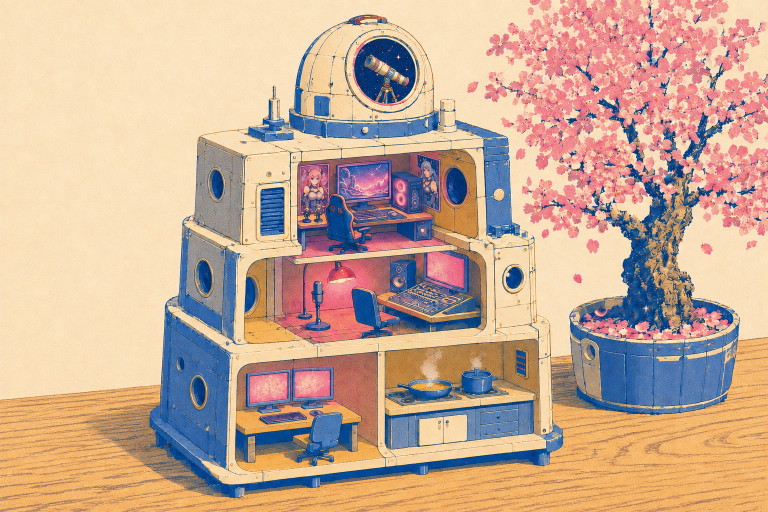
#> input picture landing page.png, 1536 x 1024 px (shown at 1/2 size)
$ python prepare.py
#> lines starting #> are read from the running program, lines starting #| are printed output that depends on the picture; after the words box and inside, x2 and y2 are one past the last pixel; in counts of white or black regions, pixels touching at a corner belong together
"""Extract unchanged artwork pixels and clean material samples from the reference."""

import json
import shutil
from pathlib import Path

import numpy as np
from PIL import Image, ImageDraw, ImageFilter

ROOT = Path(__file__).resolve().parents[2]
OUT = ROOT / "public/scene"
TEXTURES = ROOT / "assets/studio/textures"


def prepare():
    TEXTURES.mkdir(parents=True, exist_ok=True)
    source = Image.open(ROOT / "landing page.png").convert("RGB")
#> source is the input picture: PIL image 1536x1024 RGB; mean R, G, B 199.7, 170.6, 150.1
    if source.size != (1536, 1024):
        raise ValueError("The scene is calibrated to the original 1536 × 1024 image.")
    shutil.copyfile(ROOT / "landing page.png", OUT / "reference.png")
    samples = {
        "paper": (34, 65, 290, 321),
        "blue": (341, 685, 366, 714),
        "cream": (499, 322, 526, 344),
        "gold": (1000, 708, 1024, 744),
        "pink": (581, 539, 611, 575),
        "wood": (60, 865, 285, 1000),
        "bark": (1288, 521, 1320, 559),
        "ink": (712, 142, 723, 159),
    }
    for name, box in samples.items():
        crop = source.crop(box)
        # Mirrored tiles preserve the sampled paint texture without hard seams.
        tile = Image.new("RGB", (crop.width * 2, crop.height * 2))
        tile.paste(crop, (0, 0))
        tile.paste(crop.transpose(Image.Transpose.FLIP_LEFT_RIGHT), (crop.width, 0))
        tile.paste(tile.crop((0, 0, tile.width, crop.height)).transpose(Image.Transpose.FLIP_TOP_BOTTOM), (0, crop.height))
        tile.save(TEXTURES / f"{name}.png")
#> this loop made 8 passes
#> pass 1, in prepare, `crop = source.crop(box)`:
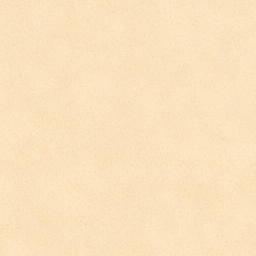
#> crop: PIL image 256x256 RGB; mean R, G, B 250.1, 226.2, 189.5
#> after the loop:
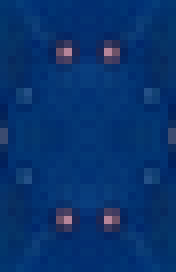
#> tile: PIL image 22x34 RGB (shown 8 times larger); mean R, G, B 7.7, 50.9, 109.9

    background = source.copy()
    remove = Image.new("L", source.size)
#> remove: PIL image 1536x1024 L; every value is 0
    draw = ImageDraw.Draw(remove)
    draw.polygon([(300,839),(309,826),(320,816),(325,600),(355,581),(356,430),(386,413),(389,265),(495,247),(532,221),(532,165),(563,163),(568,220),(582,230),(581,140),(615,75),(678,36),(717,24),(779,25),(830,55),(862,100),(875,191),(913,192),(921,242),(1026,266),(1031,445),(1080,461),(1085,632),(1110,639),(1107,850),(1125,861),(1128,884),(1123,895),(1100,903),(1098,926),(1089,931),(1064,929),(1063,923),(859,942),(856,948),(834,950),(830,948),(638,975),(616,976),(590,972),(489,982),(478,980),(473,992),(463,996),(445,993),(437,988),(424,988),(418,975),(407,971),(368,937),(324,895),(321,879),(300,853)], fill=255)
    draw.polygon([(928,0),(1536,0),(1536,590),(1450,595),(1481,627),(1481,668),(1467,770),(1447,802),(1390,825),(1304,830),(1200,815),(1160,803),(1140,765),(1137,672),(1145,622),(1180,603),(1256,590),(1215,510),(1120,508),(993,476),(974,361),(941,218)], fill=255)
    # The hidden background contains paper and table, never another copy of the objects.
    paper = np.asarray(Image.open(TEXTURES / "paper.png"))
    wood = np.asarray(Image.open(TEXTURES / "wood.png"))
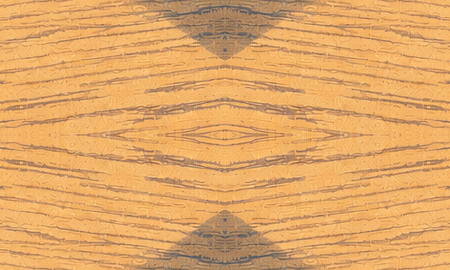
#> wood: shape (270, 450, 3); mean R, G, B 225.2, 167.9, 104
    clean = np.asarray(background).copy()
    mask = np.asarray(remove) > 0
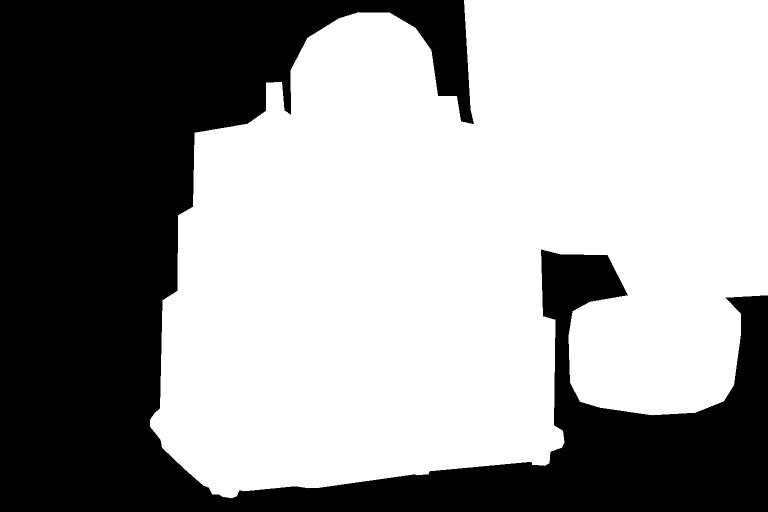
#> mask: shape (1024, 1536) bool (shown at 1/2 size); 60.9% white; 1 black region, box (x1, y1, x2, y2) and area: (0, 0, 1536, 1024) 614808
    yy, xx = np.indices(mask.shape)
    tabletop = yy > 801 - .0807 * xx
    clean[mask & ~tabletop] = paper[yy[mask & ~tabletop] % paper.shape[0], xx[mask & ~tabletop] % paper.shape[1]]
    clean[mask & tabletop] = wood[yy[mask & tabletop] % wood.shape[0], xx[mask & tabletop] % wood.shape[1]]
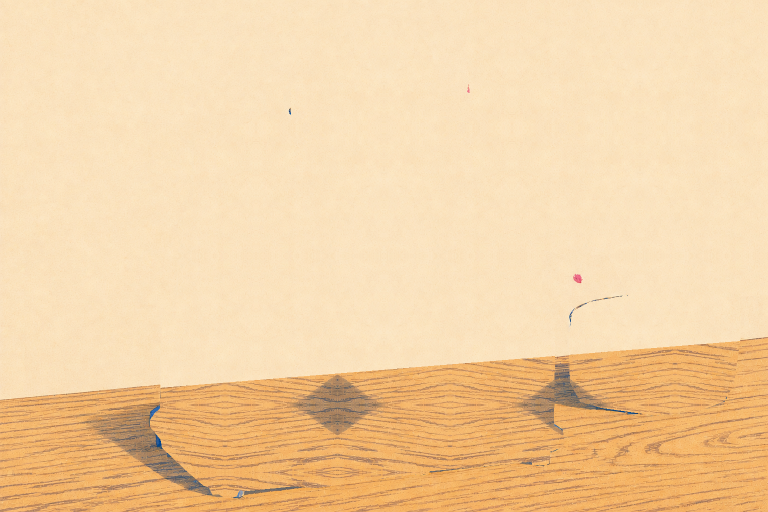
#> clean: shape (1024, 1536, 3) (shown at 1/2 size); mean R, G, B 243.4, 210, 165.3
    Image.fromarray(clean).save(TEXTURES / "background.png")
    paper_background=clean.copy()
    remove_table_edge=yy>794-.0807*xx
    paper_background[remove_table_edge]=paper[yy[remove_table_edge]%paper.shape[0],xx[remove_table_edge]%paper.shape[1]]
    Image.fromarray(paper_background).save(TEXTURES / "paper-background.png")
    artwork = np.asarray(source).copy()
    steam_regions = [(839,688,884,772),(934,694,971,741)]
    motion = []
    for index,(x0,y0,x1,y1) in enumerate(steam_regions):
        patch=np.asarray(source,dtype=float)[y0:y1,x0:x1]
        # Interpolate the surrounding wall across the occluded plume. Preserve
        # the source plume itself as a separate straight-alpha paint layer.
        left=np.asarray(source,dtype=float)[y0:y1,x0-3:x0].mean(1)
        right=np.asarray(source,dtype=float)[y0:y1,x1:x1+3].mean(1)
        weight=np.linspace(0,1,x1-x0)[None,:,None]
        wall=left[:,None,:]*(1-weight)+right[:,None,:]*weight
        alpha=np.clip((patch[...,2]-wall[...,2])/(235-wall[...,2]),0,1)
        alpha *= ((patch[...,0]>216)&(patch[...,1]>177)&(patch[...,2]>127))
        active=alpha>.025
        foreground=np.clip((patch-wall*(1-alpha[...,None]))/np.maximum(alpha[...,None],.001),0,255)
        rgba=np.zeros((*alpha.shape,4),dtype=np.uint8)
        rgba[...,:3]=foreground.astype(np.uint8)
        rgba[...,3]=(alpha*255).astype(np.uint8)
        Image.fromarray(rgba).save(TEXTURES/f"steam-{index}.png")
        artwork[y0:y1,x0:x1][active]=wall[active].astype(np.uint8)
        motion.append({"name":f"Steam{index+1:02}","bounds":[x0,y0,x1,y1],"texture":f"steam-{index}"})
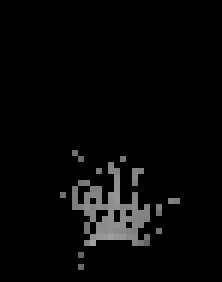
#> alpha: shape (47, 37) float64 (shown 6 times larger); min 0, max 0.634, mean 0.029
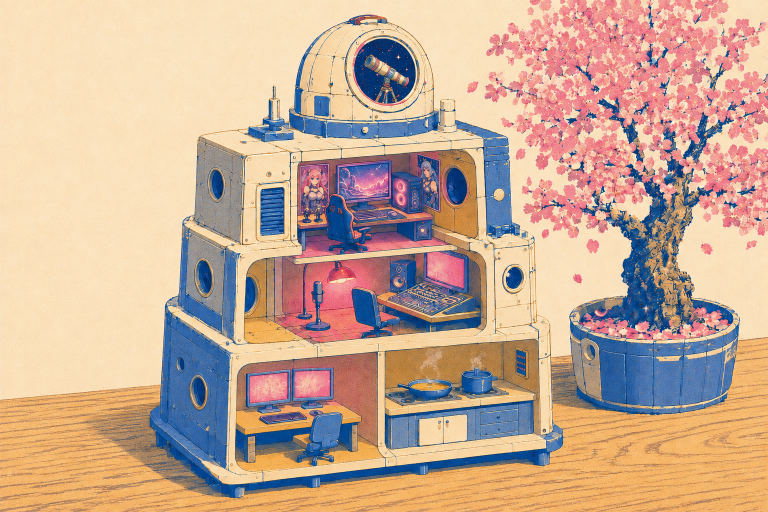
#> artwork: shape (1024, 1536, 3) (shown at 1/2 size); 0.06% of pixels changed, all inside (x1, y1, x2, y2) = (839, 688, 964, 772)
#> after the loop, motion = 2 items
    Image.fromarray(artwork).save(TEXTURES/"artwork.png")
    (ROOT / "assets/studio").mkdir(parents=True, exist_ok=True)
    (ROOT / "assets/studio/material-samples.json").write_text(json.dumps(samples, indent=2) + "\n")
    (ROOT / "assets/studio/motion.json").write_text(json.dumps(motion,indent=2)+"\n")
    print("Prepared source artwork and eight material swatches.")


if __name__ == "__main__":
    prepare()

$ run again, with Codex Image Sep 7, 2026, 12_09_26 AM.png copied over landing page.png
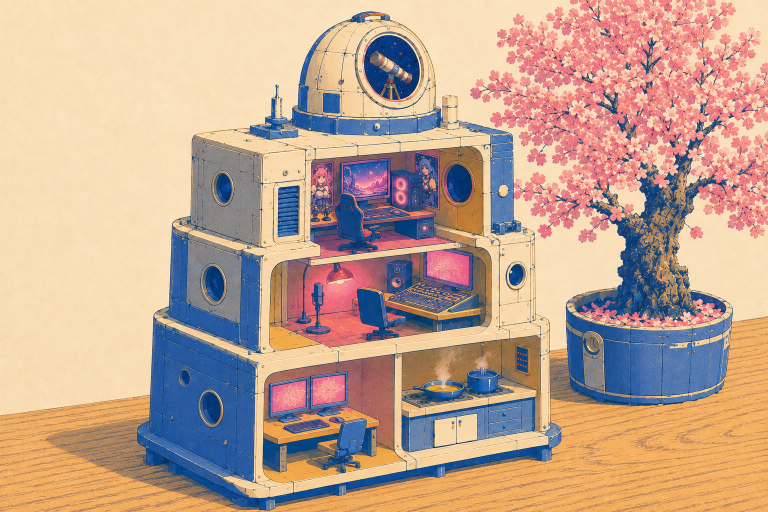
#> input picture Codex Image Sep 7, 2026, 12_09_26 AM.png, 1536 x 1024 px (shown at 1/2 size)
#> in prepare, source is the input picture: PIL image 1536x1024 RGB; mean R, G, B 193, 164.2, 145.7
#> remove: PIL image 1536x1024 L; every value is 0
#> mask: shape (1024, 1536) bool; 60.9% white; 1 black region, box (x1, y1, x2, y2) and area: (0, 0, 1536, 1024) 614808
#> in prepare, `clean[mask & tabletop] = wood[yy[mask & tabletop] % wood.shape[0], xx[..`:
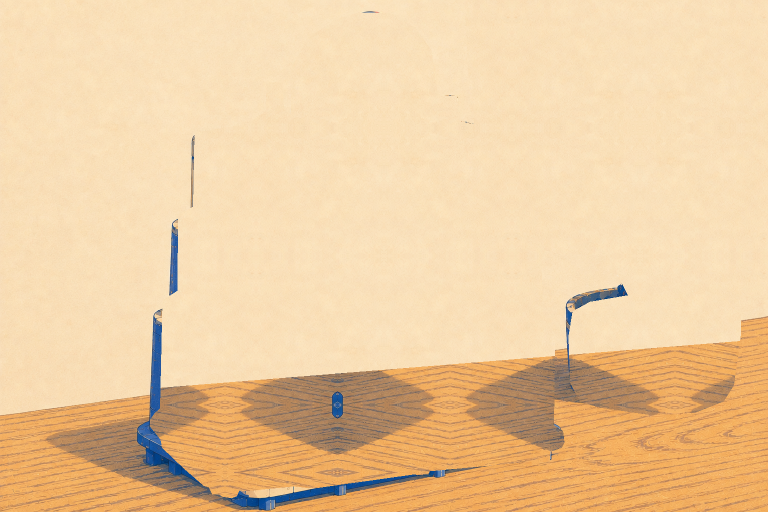
#> clean: shape (1024, 1536, 3) (shown at 1/2 size); mean R, G, B 237.1, 203.9, 160.3
#> after the loop in prepare, `for index,(x0,y0,x1,y1) in enumerate(steam_regions):`:
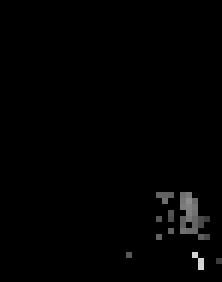
#> alpha: shape (47, 37) float64 (shown 6 times larger); min 0, max 0.84, mean 0.00915
#> after the loop in prepare, `for index,(x0,y0,x1,y1) in enumerate(steam_regions):`: motion = 2 items

$ run again, with Codex Image Sep 7, 2026, 12_09_29 AM.png copied over landing page.png
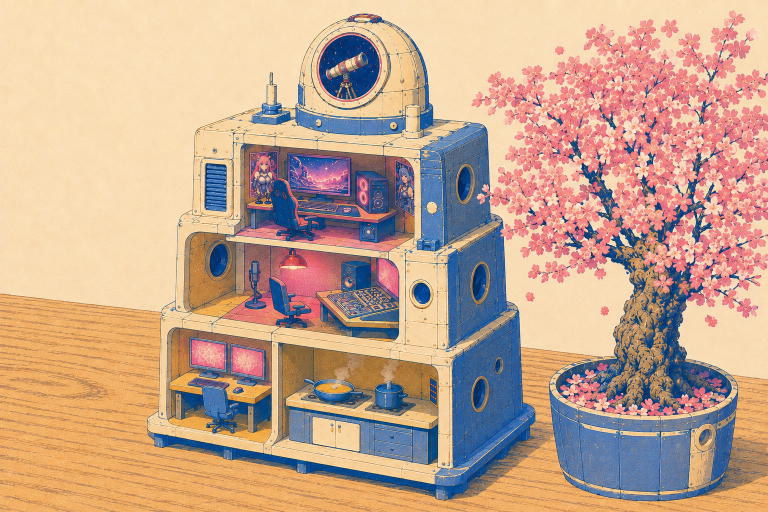
#> input picture Codex Image Sep 7, 2026, 12_09_29 AM.png, 1536 x 1024 px (shown at 1/2 size)
#> in prepare, source is the input picture: PIL image 1536x1024 RGB; mean R, G, B 196.7, 164.9, 143.3
#> remove: PIL image 1536x1024 L; every value is 0
#> mask: shape (1024, 1536) bool; 60.9% white; 1 black region, box (x1, y1, x2, y2) and area: (0, 0, 1536, 1024) 614808
#> in prepare, `clean[mask & tabletop] = wood[yy[mask & tabletop] % wood.shape[0], xx[..`:
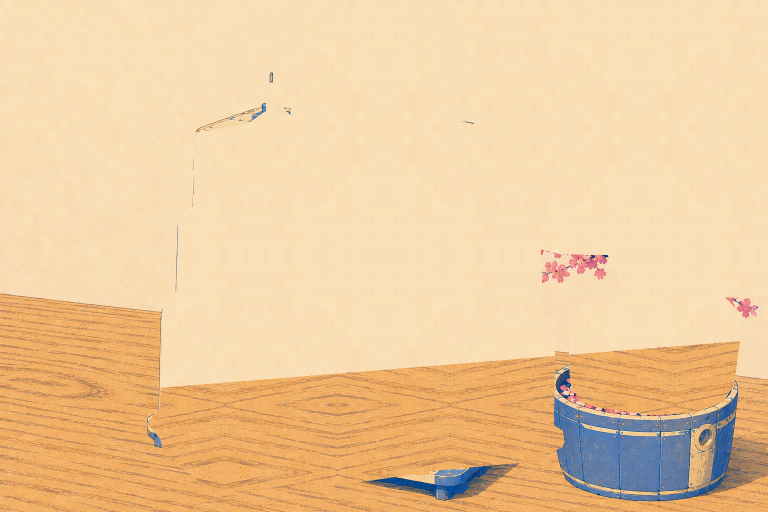
#> clean: shape (1024, 1536, 3) (shown at 1/2 size); mean R, G, B 238.1, 202.9, 158.2
#> the loop in prepare, `for index,(x0,y0,x1,y1) in enumerate(steam_regions):` made 2 passes
#> pass 1, in prepare, `alpha *= ((patch[...,0]>216)&(patch[...,1]>177)&(patch[...,2]>127))`:
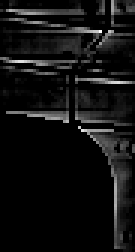
#> alpha: shape (84, 45) float64 (shown 3 times larger); min 0, max 1, mean 0.067
#> after the loop in prepare, `for index,(x0,y0,x1,y1) in enumerate(steam_regions):`: motion = 2 items
